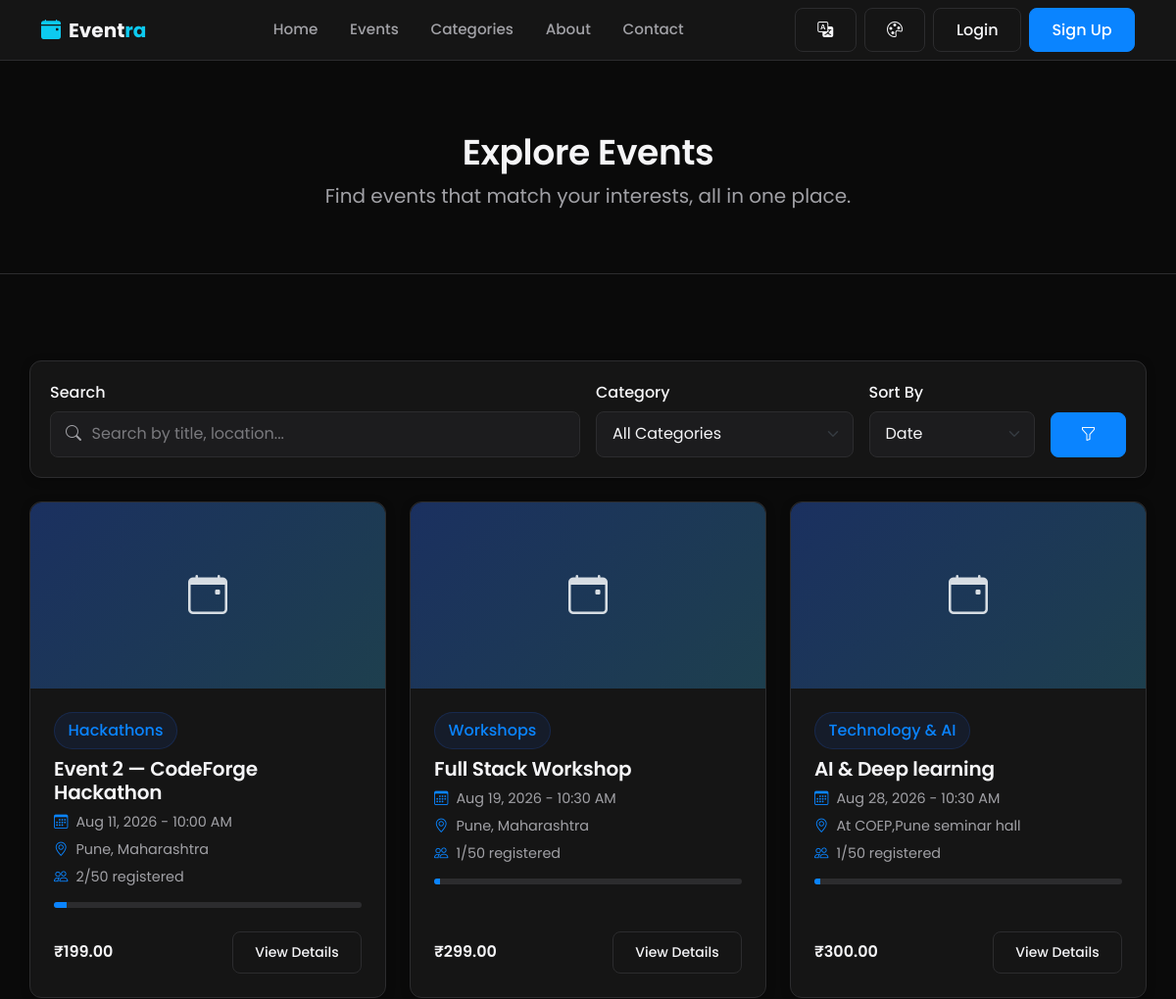
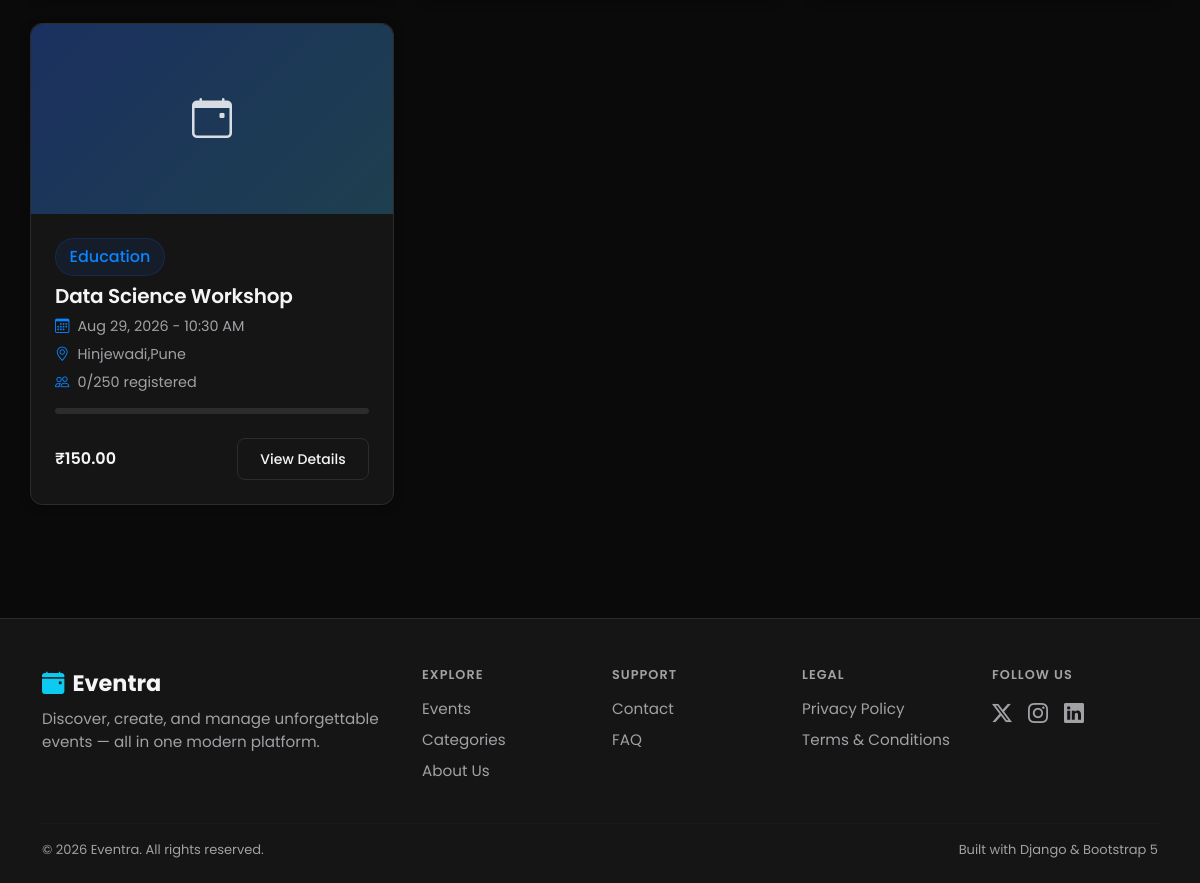
Screenshot of /events/ with the database file from the repository (2 pictures, top to bottom).
### events/models.py (models this page shows, shortened)
class Event(models.Model):
    STATUS_CHOICES = (
        ('draft', 'Draft'),
        ('published', 'Published'),
        ('cancelled', 'Cancelled'),
        ('completed', 'Completed'),
    )
    title = models.CharField(max_length=200)
    slug = models.SlugField(max_length=220, unique=True, blank=True)
    description = models.TextField()
    category = models.ForeignKey(
        Category, on_delete=models.SET_NULL, null=True, related_name='events'
    )
    organizer = models.ForeignKey(
        settings.AUTH_USER_MODEL, on_delete=models.CASCADE, related_name='organized_events'
    )
    location = models.CharField(
        max_length=255,
        help_text="Free-text venue/location name, used when no registered Venue is selected."
    )
    venue = models.ForeignKey(
        'venues.Venue', on_delete=models.SET_NULL, null=True, blank=True,
        related_name='events',
        help_text="Optional: link to a managed Venue for booking, conflict detection, and capacity checks."
    )
    organization = models.ForeignKey(
        'organizations.Organization', on_delete=models.SET_NULL, null=True, blank=True,
        related_name='events',
        help_text=(
            "Optional: which Organization (tenant) this event belongs to. Nullable and additive — "
            "existing events with no organization are unaffected. See organizations.models.Organization "
            "for the scope of what this field does and does not enforce."
        )
    )
    start_date = models.DateTimeField()
    end_date = models.DateTimeField()
    capacity = models.PositiveIntegerField(default=50)
    price = models.DecimalField(max_digits=8, decimal_places=2, default=0)
    image = models.ImageField(upload_to='event_images/', blank=True, null=True)
    status = models.CharField(max_length=20, choices=STATUS_CHOICES, default='published')
    created_at = models.DateTimeField(auto_now_add=True)
    updated_at = models.DateTimeField(auto_now=True)
    class Meta:
        ordering = ['-start_date']
    def get_absolute_url(self):
        return reverse('events:event_detail', kwargs={'slug': self.slug})
    @property
    def seats_taken(self):
        return self.registrations.filter(status='confirmed').count()
    @property
    def seats_left(self):
        return max(self.capacity - self.seats_taken, 0)
    @property
    def is_full(self):
        return self.seats_left <= 0
    @property
    def is_free(self):
        return self.price == 0

### categories/models.py (models this page shows, shortened)
class Category(models.Model):
    name = models.CharField(max_length=100, unique=True)
    slug = models.SlugField(max_length=120, unique=True, blank=True)
    description = models.TextField(max_length=300, blank=True)
    icon = models.CharField(
        max_length=50,
        default='bi-calendar-event',
        help_text="Bootstrap Icon class name, e.g. 'bi-music-note-beamed'."
    )
    created_at = models.DateTimeField(auto_now_add=True)
    class Meta:
        verbose_name_plural = 'Categories'
        ordering = ['name']

### events/views.py (the view)
# urls.py: path('', views.event_list, name='event_list'),
def event_list(request):
    events = Event.objects.filter(status='published').select_related('category', 'organizer')
    query = request.GET.get('q', '').strip()
    category_slug = request.GET.get('category', '')
    sort = request.GET.get('sort', '')
    if query:
        events = events.filter(
            Q(title__icontains=query) | Q(location__icontains=query) | Q(description__icontains=query)
        )
    if category_slug:
        events = events.filter(category__slug=category_slug)
    sort_options = {
        'price_low': 'price',
        'price_high': '-price',
        'newest': '-created_at',
    }
    events = events.order_by(sort_options.get(sort, 'start_date'))
    paginator = Paginator(events, 9)
    page_obj = paginator.get_page(request.GET.get('page'))
    favorited_event_ids = set()
    if request.user.is_authenticated:
        favorited_event_ids = set(
            FavoriteEvent.objects.filter(
                user=request.user, event__in=page_obj.object_list
            ).values_list('event_id', flat=True)
        )
    context = {
        'page_obj': page_obj,
        'categories': Category.objects.all(),
        'query': query,
        'selected_category': category_slug,
        'selected_sort': sort,
        'favorited_event_ids': favorited_event_ids,
    }
    return render(request, 'events/event_list.html', context)

### currency/context_processors.py (called while the page is built)
def active_currency(request):
    return {
        'active_currency': get_active_currency(request),
        'available_currencies': Currency.objects.all(),
    }

### currency/models.py (called while the page is built)
    def convert_from_base(self, base_amount):
        try:
            amount = Decimal(str(base_amount))
        except Exception:
            amount = Decimal('0')
        return (amount * self.rate_to_base).quantize(Decimal('0.01'))

    @classmethod
    def get_base(cls):
        return cls.objects.filter(is_base=True).first()

### currency/templatetags/currency_tags.py (called while the page is built)
@register.simple_tag(takes_context=True)
def display_price(context, base_amount):
    request = context.get('request')
    if request is None:
        return base_amount
    currency = get_active_currency(request)
    converted = currency.convert_from_base(base_amount)
    return f"{currency.symbol}{converted}"

### currency/utils.py (called while the page is built)
def get_active_currency(request):
    code = request.session.get(SESSION_KEY)
    if code:
        currency = Currency.objects.filter(code=code).first()
        if currency:
            return currency
    base = Currency.get_base()
    if base:
        return base
    return Currency(code='INR', name='Indian Rupee', symbol='₹', rate_to_base=1, is_base=True)

### workflow/context_processors.py (called while the page is built)
def notifications(request):
    if not getattr(request, 'user', None) or not request.user.is_authenticated:
        return {}
    user_notifications = Notification.objects.filter(user=request.user)
    return {
        'nav_notifications': user_notifications[:6],
        'nav_unread_count': user_notifications.filter(is_read=False).count(),
    }

### templates/events/event_list.html (shortened to what this page needs)
{% extends 'base.html' %}
{% load i18n currency_tags %}
{% block content %}
<div class="page-hero">
  <div class="container text-center">
    <h1>Explore Events</h1>
    <p class="text-muted-custom fs-5">Find events that match your interests, all in one place.</p>
  </div>
</div>
<div class="container section-sm">
  <div class="glass-card filter-bar mb-4">
    <form method="get" class="row g-3 align-items-end">
      <div class="col-md-6">
        <label class="form-label">Search</label>
        <div class="input-icon-group">
          <i class="bi bi-search form-icon"></i>
          <input type="text" name="q" value="{{ query }}" class="form-control" placeholder="Search by title, location...">
        </div>
      </div>
      <div class="col-md-3">
        <label class="form-label">Category</label>
        <select name="category" class="form-select">
          <option value="">All Categories</option>
        </select>
      </div>
      <div class="col-md-2">
        <label class="form-label">Sort By</label>
        <select name="sort" class="form-select">
          <option value="" {% if not selected_sort %}selected{% endif %}>Date</option>
        </select>
      </div>
      <div class="col-md-1">
        <button type="submit" class="btn btn-primary w-100" title="Apply"><i class="bi bi-funnel"></i></button>
      </div>
    </form>
  </div>
  <div class="row g-4">
    {% for event in page_obj %}
    <div class="col-md-6 col-lg-4">
      <div class="glass-card event-card h-100 d-flex flex-column fade-in-up" style="position: relative;">
        {% if event.image %}
          <img src="{{ event.image.url }}" class="event-card-image" alt="{{ event.title }}">
        {% else %}
          <div class="event-card-placeholder"><i class="bi bi-calendar-event"></i></div>
        {% endif %}
        <div class="event-card-body d-flex flex-column flex-grow-1">
          <div class="d-flex flex-wrap gap-2 mb-2">
            {% if event.category %}<span class="badge-soft d-inline-block">{{ event.category.name }}</span>{% endif %}
          </div>
          <h5 class="mb-2"><a href="{{ event.get_absolute_url }}" class="text-reset">{{ event.title }}</a></h5>
          <div class="event-meta"><i class="bi bi-calendar3"></i> {{ event.start_date|date:"M d, Y - g:i A" }}</div>
          <div class="event-meta"><i class="bi bi-geo-alt"></i> {{ event.location }}</div>
          <div class="event-meta"><i class="bi bi-people"></i> {{ event.seats_taken }}/{{ event.capacity }} registered</div>
          <div class="seats-progress my-2">
            <div class="seats-progress-bar" style="width: {% widthratio event.seats_taken event.capacity 100 %}%;"></div>
          </div>
          <div class="mt-auto d-flex justify-content-between align-items-center pt-3">
            <span class="fw-semibold">{% if event.is_free %}{% trans "Free" %}{% else %}{% display_price event.price %}{% endif %}</span>
            <a href="{{ event.get_absolute_url }}" class="btn btn-sm btn-outline-light">View Details</a>
          </div>
        </div>
      </div>
    </div>
    {% endfor %}
  </div>
</div>
{% endblock %}

### static/css/style.css (style rules this page uses)
:root { --bg: #F7F7F8; --bg-elevated: #FFFFFF; --card: #FFFFFF; --card-hover: #F1F1F3; --input-bg: #FFFFFF; --input-bg-focus: #FFFFFF; --primary: #2563EB; --primary-hover: #1D4ED8; --secondary: #2563EB; --accent: #2563EB; --success: #16803C; --warning: #B7791F; --danger: #D92D20; --text: #111111; --text-muted: #6B6B6F; --text-faint: #8E8E93; --border: #E5E5E7; --radius: 12px; --radius-sm: 8px; --radius-lg: 16px; --shadow-soft: 0 8px 30px rgba(0, 0, 0, 0.06); --shadow-sm: 0 2px 10px rgba(0, 0, 0, 0.04); --space-1: 4px; --space-2: 8px; --space-3: 12px; --space-4: 16px; --space-5: 20px; --space-6: 24px; --space-8: 32px; --space-10: 40px; --space-12: 48px; --space-16: 64px; --fs-page-heading: 2.25rem; --fs-section-heading: 1.5rem; --fs-card-heading: 1.125rem; --fs-body: 0.95rem; --fs-secondary: 0.875rem; --fs-meta: 0.8125rem; }
* { box-sizing: border-box; }
html, body { height: 100%; }
body { background-color: var(--bg); color: var(--text); font-family: 'Poppins', -apple-system, BlinkMacSystemFont, 'Segoe UI', 'Helvetica Neue', Arial, sans-serif; min-height: 100vh; display: flex; flex-direction: column; transition: background-color 0.2s ease, color 0.2s ease; }
h1, h2, h3, h4, h5, h6 { font-weight: 600; letter-spacing: -0.01em; color: var(--text); }
h1 { font-size: var(--fs-page-heading); }
p, li { font-size: var(--fs-body); }
a { color: var(--primary); text-decoration: none; }
.text-muted-custom { color: var(--text-muted) !important; }
.section-sm { padding: 3rem 0; }
.page-hero { padding: 4.5rem 0 3rem; border-bottom: 1px solid var(--border); margin-bottom: 2.5rem; }
.page-hero h1 { font-size: 2.25rem; }
.glass-card { background: var(--card); border: 1px solid var(--border); border-radius: var(--radius); box-shadow: var(--shadow-sm); transition: transform 0.2s ease, box-shadow 0.2s ease, border-color 0.2s ease; }
.btn { border-radius: var(--radius-sm); font-weight: 500; padding: 0.6rem 1.4rem; transition: all 0.15s ease; }
.btn-primary { background: var(--primary); border: 1px solid var(--primary); box-shadow: none; }
.btn-outline-light { border-radius: var(--radius-sm); border-color: var(--border); color: var(--text); }
.badge-soft { background: rgba(37, 99, 235, 0.10); color: var(--primary); font-weight: 500; padding: 0.4em 0.85em; border-radius: 30px; border: 1px solid rgba(37, 99, 235, 0.18); }
.fade-in-up { animation: fadeInUp 0.5s ease both; }

### static/css/forms.css (style rules this page uses)
.form-control, .form-select { background-color: var(--input-bg); border: 1px solid var(--border); border-radius: var(--radius-sm); color: var(--text); padding: 0.65rem 1rem; }
.form-control::placeholder { color: var(--text-muted); opacity: .7; }
.form-label { font-weight: 500; margin-bottom: 0.4rem; color: var(--text); }
.input-icon-group { position: relative; }
.input-icon-group .form-icon { position: absolute; top: 50%; left: 1rem; transform: translateY(-50%); color: var(--text-muted); }
.input-icon-group .form-control { padding-left: 2.6rem; }

### static/css/events.css (style rules this page uses)
.event-card { overflow: hidden; }
.event-card-placeholder { height: 190px; width: 100%; border-radius: var(--radius) var(--radius) 0 0; background: linear-gradient(135deg, rgba(37, 99, 235, 0.35), rgba(56, 189, 248, 0.25)); display: flex; align-items: center; justify-content: center; font-size: 2.5rem; color: rgba(248, 250, 252, 0.85); }
.event-card-body { padding: 1.5rem; }
.event-meta { display: flex; align-items: center; gap: 0.5rem; color: var(--text-muted); font-size: 0.9rem; margin-bottom: 0.4rem; }
.event-meta i { color: var(--secondary); }
.filter-bar { padding: 1.25rem; }
.seats-progress { height: 6px; border-radius: 10px; background: var(--border); overflow: hidden; }
.seats-progress-bar { height: 100%; background: var(--primary); }

### static/css/themes.css (style rules this page uses)
html[data-theme="dark"] { --bg: #0A0A0A; --bg-elevated: #151515; --card: #151515; --card-hover: #1C1C1E; --input-bg: #1C1C1E; --input-bg-focus: #202022; --primary: #0A84FF; --primary-hover: #3D9BFF; --secondary: #0A84FF; --accent: #0A84FF; --success: #30D158; --warning: #FFD60A; --danger: #FF453A; --text: #F5F5F7; --text-muted: #A1A1A6; --text-faint: #8E8E93; --border: #2C2C2E; --shadow-soft: 0 8px 30px rgba(0, 0, 0, 0.35); --shadow-sm: 0 2px 10px rgba(0, 0, 0, 0.25); }

### rows the page displays
Event: category.name "Hackathons", title "Event 2 — CodeForge Hackathon", start_date "Aug 11, 2026 - 10:00 AM", location "Pune, Maharashtra", seats_taken "2", capacity "50", price "₹199.00"
Event: category.name "Workshops", title "Full Stack Workshop", start_date "Aug 19, 2026 - 10:30 AM", location "Pune, Maharashtra", seats_taken "1", capacity "50", price "₹299.00"
Event: category.name "Technology & AI", title "AI & Deep learning", start_date "Aug 28, 2026 - 10:30 AM", location "At COEP,Pune seminar hall", seats_taken "1", capacity "50", price "₹300.00"
Event: category.name "Education", title "Data Science Workshop", start_date "Aug 29, 2026 - 10:30 AM", location "Hinjewadi,Pune", seats_taken "0", capacity "250", price "₹150.00"
